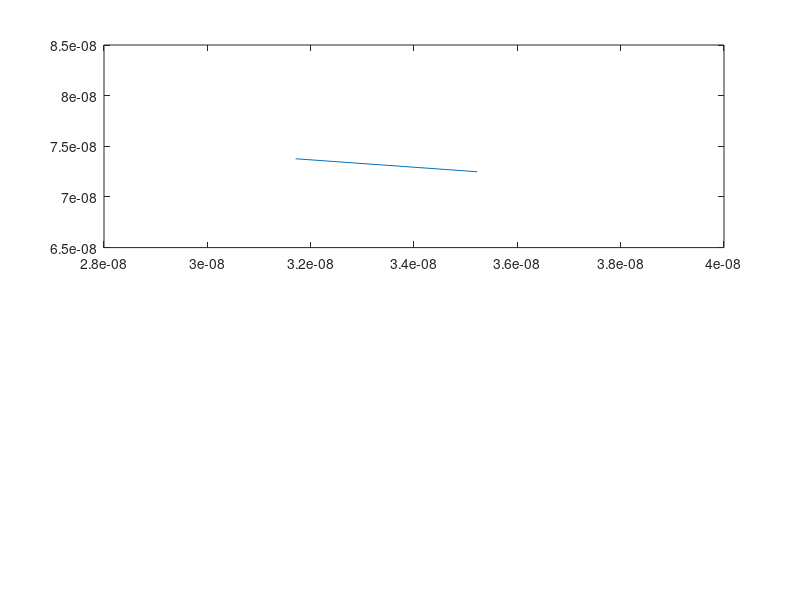

The MATLAB source for this figure: (Note: this script raises an error after producing the figure.)
%% Assigment 1 - Simulation 1
% Basic Electron Modelling - 
% Jinseng Vanderkloot 101031534
%% 
% The purpose of Simulation 1 is to place electrons randomly inside the 
% designated area. They will all have the same relative velocity but travel
% in random directions. When they make contact with the top or bottom
% boundary, they will "bounce" off them and travel in the opposite
% direction. When they encounter the side walls, the electron will travel
% from one side to the other to maintain the electron density in the 
% designated area 

%% Initialization of individual electron values
clc
clear all 
close all

m0 = 9.10938215e-31;            % electron mass
mn = 0.26*m0;                   % Effective mass
Temp = 300;                     % Inital Temp (K)
kb = 1.3806504e-23;             % Boltzmann constant
tmn = 0.2e-12;                  % Mean time between collision 

%% vth and MFP

%Thermal Velocity (Question 1.A) 
vt=sqrt((2*kb*Temp)/mn);        % Sim in 2D so (2*kb*Temp), 3D is (3*kb*Temp)
fprintf("Thermal Velocity = %d m/s \n", vt);

% Mean free path (Velocity * minimum time between collision) (Question 1.B)
meanFreePath = vt * tmn;
fprintf("Mean free path = %d \n", meanFreePath);

%% Electrons position and velocity arrays

% Plotting Area 
wArea = 200e-9;
lArea = 100e-9;

numElec = 1000;                 %Number of simulated Electrons 
numEPlot = 10;                  %Number of plotted Electrons 
dt = (lArea*wArea);             %Typically 1/100 of region size
stepsTot = 200;                 %Total amount of steps (1000 was a long simulation) 
tTot= stepsTot*dt;              %Total Simulation time 
x = zeros(1,numElec);           %Inital X matrix          
y = zeros(1,numElec);           %Inital y matrix  
vx = zeros(1,numElec);          %Inital velocity x matrix  
vy = zeros(1,numElec);          %Inital velocity y matrix
vtot = zeros(1,numElec);        %Inital velocity matrix
colors = rand(numElec,3);       %Color assignment for each electron                   


%% Electron Random Assignments
for cnt = 1:numElec
    x(cnt)=rand()*wArea;
    y(cnt)=rand()*lArea;
    angle = (2*pi*rand());
    vx(cnt)=sqrt(vt^2)*cos(angle);   % velocity * random direction   
    vy(cnt)=sqrt(vt^2)*sin(angle);   % velocity * random direction
    vtot(cnt)= sqrt (vx(cnt)^2)+(vy(cnt)^2);
end
%% Main Loop 

t=0;
intCNT = 2;
while t < tTot
    t = t + dt; 
    
    %Store old position 
    oldx = x;
    oldy = y;
    
    %Update to new position 
    x(1:numElec) = x(1:numElec) + (vx(1:numElec).*dt);
    y(1:numElec) = y(1:numElec) + (vy(1:numElec).*dt);
    
    vtot(1:numElec)= sqrt ((vx(1:numElec).^2)+(vy(1:numElec).^2));
    
    %Apply boundary conditions 
    for check = 1:numElec
        %If bottom contact, bounce off in opposite direction
        if (y(check)<=0)
            y(check) = 0;
            vy(check) = -vy(check);
        end
        %If top contact, bounce off in opposite directio
        if (y(check)>=lArea)
            y(check) = lArea;
            vy(check) = -vy(check);
        end
        %if left side of box, come out right side 
        if(x(check)<=0)
           x(check) = x(check) + wArea;
        end
        %if right side of box, come out left side
        if(x(check)>=wArea)
          x(check) = x(check) - wArea;
        end
    end 

    %Plot Boundary and map some electrons
    for Eplot = 1:numEPlot
        subplot (2,1,1)
        %if the electron went out of sides and back on other side, do not
        %draw line
        if abs(oldx(Eplot)-x(Eplot))<(wArea/2)
            p = plot([oldx(Eplot),x(Eplot)],[oldy(Eplot),y(Eplot)]);
        end
        p.Color=colors(Eplot,:);
        axis([0,wArea,0,lArea]);
        title('Electron Model'), xlabel('Position (m)', 'FontSize', 10), ylabel('Position (m)', 'FontSize', 10);
        
        hold on;
    end 
    pause(0.01);
    
    %Plot Averge Temprature in the system
    subplot (2,1,2)
    Time(:,intCNT) = t;
    allT = ((vtot(:).^2).*mn)./(2*kb);
    eTemp(:,intCNT) = mean(allT);
     
    plot(Time,eTemp,"r");
    title('Averge Temp'),xlabel('Time (s)', 'FontSize', 10), ylabel('Temp (K)', 'FontSize', 10), ylim([299,301]); 
    hold on;
    intCNT = intCNT +1; 

end 









